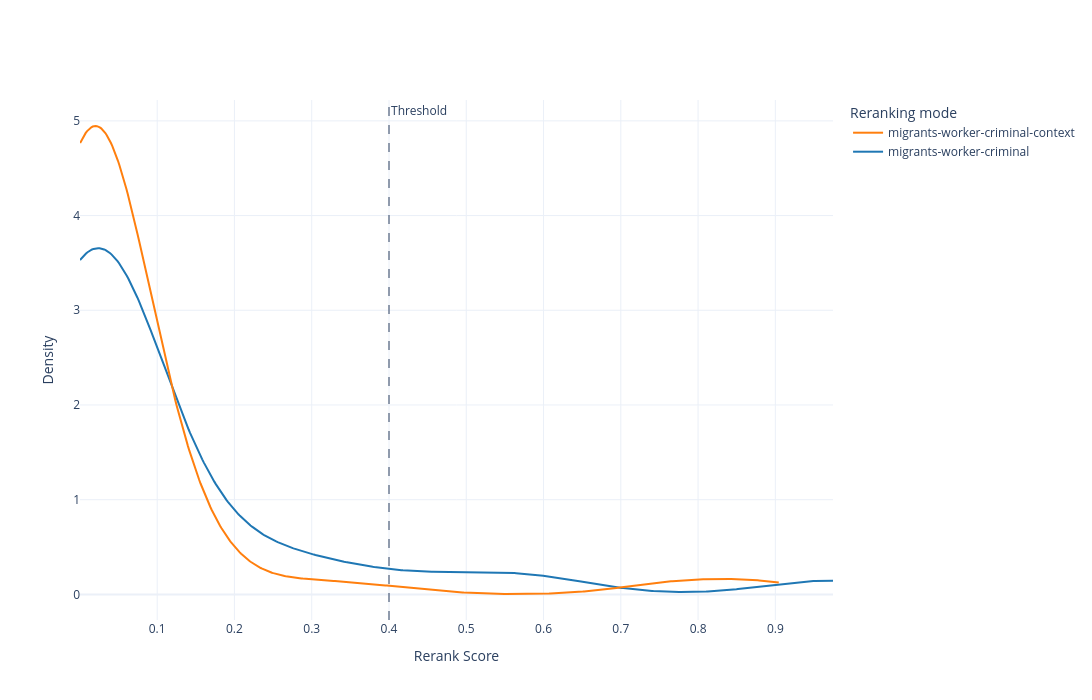

Notebook source saved alongside this figure:
### Code cell
import json

import pandas as pd
import plotly.figure_factory as ff
import plotly.graph_objects as go
from scipy.stats import gaussian_kde


def load_run(run_name: str) -> pd.DataFrame:
    path = (
        OUTPUT_FOLDER
        / run_name
        / "candidate_passages_before_threshold.json"
    )

    with path.open(encoding="utf-8") as f:
        df = pd.DataFrame(json.load(f))

    df["run"] = run_name
    return df


# Configuration
run_names = [
    "migrants-worker-criminal",
    "migrants-worker-criminal-context",
]

threshold = 0.40
bill_title_column = "bill_title_de"


# Load data
plot_data = (
    pd.concat(
        [load_run(run_name) for run_name in run_names],
        ignore_index=True,
    )
    .dropna(subset=["rerank_score", "run"])
)


# KDE distributions
groups = [
    plot_data.loc[
        plot_data["run"].eq(run_name),
        "rerank_score",
    ].to_numpy()
    for run_name in run_names
]

fig = ff.create_distplot(
    hist_data=groups,
    group_labels=run_names,
    show_hist=False,
    show_rug=False,
    curve_type="kde",
)

# Layout
fig.add_vline(
    x=threshold,
    line_dash="dash",
    line_width=1,
    annotation_text=f"Threshold",
)

fig.update_layout(
    width=1400,
    height=700,
    xaxis_title="Rerank Score",
    yaxis_title="Density",
    legend_title_text="Reranking mode",
    template="plotly_white",
)

fig.show()

### Figure 1 — Plotly figure (JSON) as saved in the notebook; plotly's stock layout.template omitted (floating-point values rounded to 4 significant figures; data arrays with more than 128 entries replaced by an {"elided": "..."} marker saying what was removed)
{"data": [{"legendgroup": "migrants-worker-criminal", "marker": {"color": "rgb(31, 119, 180)"}, "mode": "lines", "name": "migrants-worker-criminal", "showlegend": true, "type": "scatter", "x": {"elided": "500 float values"}, "xaxis": "x", "y": {"elided": "500 float values"}, "yaxis": "y"}, {"legendgroup": "migrants-worker-criminal-context", "marker": {"color": "rgb(255, 127, 14)"}, "mode": "lines", "name": "migrants-worker-criminal-context", "showlegend": true, "type": "scatter", "x": {"elided": "500 float values"}, "xaxis": "x", "y": {"elided": "500 float values"}, "yaxis": "y"}], "layout": {"annotations": [{"showarrow": false, "text": "Threshold", "x": 0.4, "xanchor": "left", "xref": "x", "y": 1, "yanchor": "top", "yref": "y domain"}], "barmode": "overlay", "height": 700, "hovermode": "closest", "legend": {"title": {"text": "Reranking mode"}, "traceorder": "reversed"}, "shapes": [{"line": {"dash": "dash", "width": 1}, "type": "line", "x0": 0.4, "x1": 0.4, "xref": "x", "y0": 0, "y1": 1, "yref": "y domain"}], "width": 1400, "xaxis": {"anchor": "y2", "domain": [0, 1], "title": {"text": "Rerank Score"}, "zeroline": false}, "yaxis": {"anchor": "free", "domain": [0, 1], "position": 0, "title": {"text": "Density"}}}}
